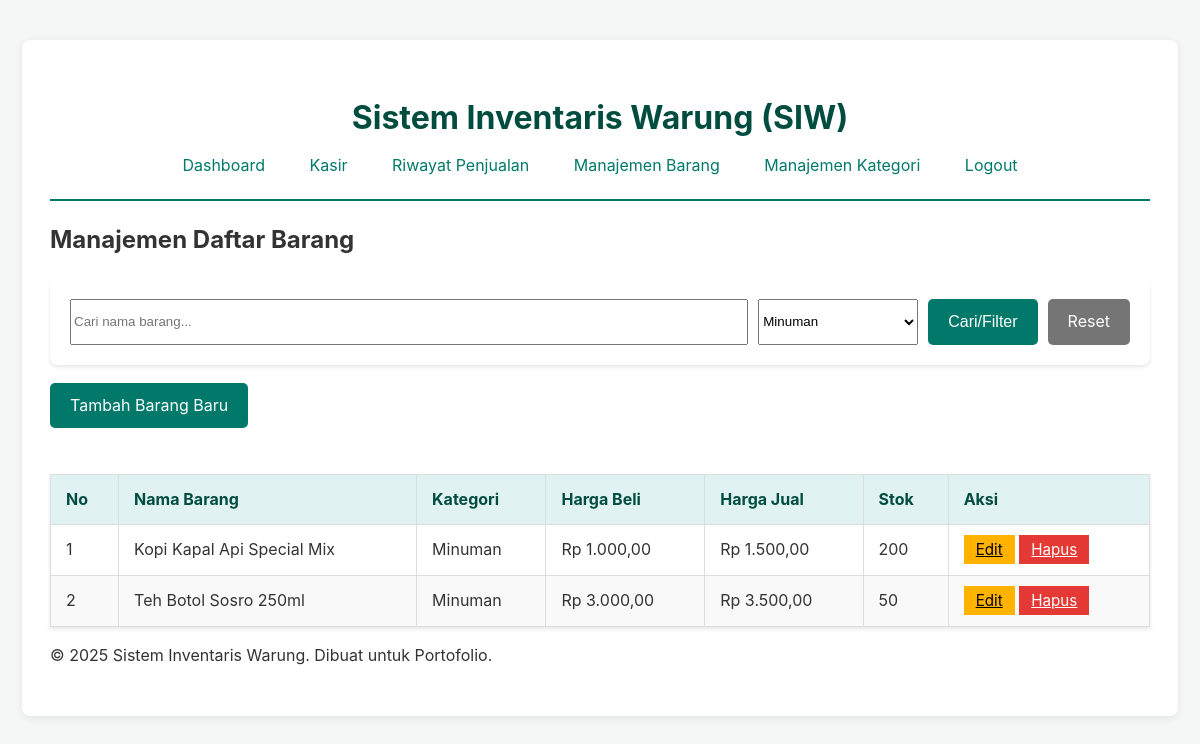
Screenshot of /public/daftar_barang.php?filter_kategori=2 (signed in) with the database file from the repository.
### tables this page shows
CREATE TABLE tabel_barang (
    id_barang INT AUTO_INCREMENT PRIMARY KEY,
    nama_barang VARCHAR(255) NOT NULL,
    id_kategori INT NOT NULL,
    harga_beli DECIMAL(10, 2) NOT NULL,
    harga_jual DECIMAL(10, 2) NOT NULL,
    stok INT NOT NULL,
    is_deleted TINYINT(1) NOT NULL DEFAULT 0,
    FOREIGN KEY (id_kategori) REFERENCES tabel_kategori(id_kategori) ON DELETE RESTRICT ON UPDATE CASCADE
);

CREATE TABLE tabel_kategori (
    id_kategori INT AUTO_INCREMENT PRIMARY KEY,
    nama_kategori VARCHAR(100) NOT NULL
);

### public/daftar_barang.php (the view, shortened to what this page needs)
<?php
require_once '../config/database.php';
require_once 'templates/header.php';
$stmt = $pdo->query("
    SELECT b.id_barang, b.nama_barang, k.nama_kategori, b.harga_beli, b.harga_jual, b.stok
    FROM tabel_barang b
    LEFT JOIN tabel_kategori k ON b.id_kategori = k.id_kategori
    WHERE b.is_deleted = 0
    ORDER BY b.nama_barang ASC
");
$barang_list = $stmt->fetchAll();
$kategori_stmt = $pdo->query("SELECT * FROM tabel_kategori ORDER BY nama_kategori");
$kategori_list = $kategori_stmt->fetchAll(PDO::FETCH_ASSOC);
$search = isset($_GET['search']) ? trim($_GET['search']) : '';
$filter_kategori = isset($_GET['filter_kategori']) ? $_GET['filter_kategori'] : '';
$where = [];
$params = [];
if ($filter_kategori !== '' && is_numeric($filter_kategori)) {
    $where[] = "b.id_kategori = ?";
    $params[] = $filter_kategori;
}
$where[] = "b.is_deleted = 0";
$sql = "
    SELECT b.id_barang, b.nama_barang, k.nama_kategori, b.harga_beli, b.harga_jual, b.stok
    FROM tabel_barang b
    LEFT JOIN tabel_kategori k ON b.id_kategori = k.id_kategori
";
if ($where) {
    $sql .= " WHERE " . implode(' AND ', $where);
}
$sql .= " ORDER BY b.nama_barang ASC";
$stmt = $pdo->prepare($sql);
$stmt->execute($params);
$barang_list = $stmt->fetchAll();
?>
<h2>Manajemen Daftar Barang</h2>
<form method="get" style="margin-bottom:18px; display:flex; gap:10px; flex-wrap:wrap;">
    <input type="text" name="search" placeholder="Cari nama barang..." value="<?php echo htmlspecialchars($search); ?>" style="flex:1; min-width:180px;">
    <select name="filter_kategori" style="min-width:160px;">
        <?php foreach ($kategori_list as $kategori): ?>
            <option value="<?php echo $kategori['id_kategori']; ?>" <?php if ($filter_kategori == $kategori['id_kategori']) echo 'selected'; ?>>
                <?php echo htmlspecialchars($kategori['nama_kategori']); ?>
            </option>
        <?php endforeach; ?>
    </select>
    <button type="submit" class="btn">Cari/Filter</button>
    <a href="daftar_barang.php" class="btn btn-secondary">Reset</a>
</form>
<a href="tambah_barang.php" class="btn">Tambah Barang Baru</a>
<br><br>
<table>
    <thead>
        <tr>
            <th>No</th>
            <th>Nama Barang</th>
            <th>Kategori</th>
            <th>Harga Beli</th>
            <th>Harga Jual</th>
            <th>Stok</th>
            <th>Aksi</th>
        </tr>
    </thead>
    <tbody>
        <?php if (count($barang_list) > 0):?>
            <?php foreach ($barang_list as $index => $barang):?>
                <tr>
                    <td><?php echo $index + 1;?></td>
                    <td><?php echo htmlspecialchars($barang['nama_barang']);?></td>
                    <td><?php echo htmlspecialchars($barang['nama_kategori']);?></td>
                    <td>Rp <?php echo number_format($barang['harga_beli'], 2, ',', '.');?></td>
                    <td>Rp <?php echo number_format($barang['harga_jual'], 2, ',', '.');?></td>
                    <td><?php echo $barang['stok'];?></td>
                    <td>
                        <a href="edit_barang.php?id=<?php echo $barang['id_barang'];?>" class="btn-edit">Edit</a>
                        <a href="barang_handler.php?hapus_id=<?php echo $barang['id_barang'];?>" class="btn-hapus" onclick="return confirm('Apakah Anda yakin ingin menghapus barang ini?');">Hapus</a>
                    </td>
                </tr>
            <?php endforeach;?>
        <?php else:?>
            <tr>
                <td colspan="7">Belum ada data barang.</td>
            </tr>
        <?php endif;?>
    </tbody>
</table>
<?php require_once 'templates/footer.php';?>

### public/style.css (style rules this page uses)
body { font-family: -apple-system, BlinkMacSystemFont, "Segoe UI", Roboto, Helvetica, Arial, sans-serif; line-height: 1.6; background-color: #f4f7f6; color: #333; margin: 0; }
table { width: 100%; border-collapse: collapse; margin-top: 20px; background-color: #fff; box-shadow: 0 2px 4px rgba(0,0,0,0.1); }
th, td { padding: 12px 15px; border: 1px solid #ddd; text-align: left; }
thead th { background-color: #e0f2f1; color: #004d40; font-weight: bold; }
tbody tr:nth-child(even) { background-color: #f9f9f9; }
form { background-color: #fff; padding: 20px; border-radius: 8px; box-shadow: 0 2px 4px rgba(0,0,0,0.1); }
.btn, button { display: inline-block; background-color: #00796b; color: #fff; padding: 10px 20px; border: none; border-radius: 5px; cursor: pointer; text-decoration: none; font-size: 1rem; transition: background 0.2s; }
.btn-secondary { background-color: #757575; color: #fff; }
.btn-edit { background-color: #ffb300; color: #000; padding: 5px 12px; font-size: 0.95rem; }
.btn-hapus { background-color: #e53935; color: #fff; padding: 5px 12px; font-size: 0.95rem; }

### rows the page displays
tabel_barang: nama_barang "Kopi Kapal Api Special Mix", id_kategori.nama_kategori "Minuman", harga_beli "1.000,00", harga_jual "1.500,00", stok "200"
tabel_barang: nama_barang "Teh Botol Sosro 250ml", id_kategori.nama_kategori "Minuman", harga_beli "3.000,00", harga_jual "3.500,00", stok "50"

### other values shown
form field filter_kategori "Minuman"
